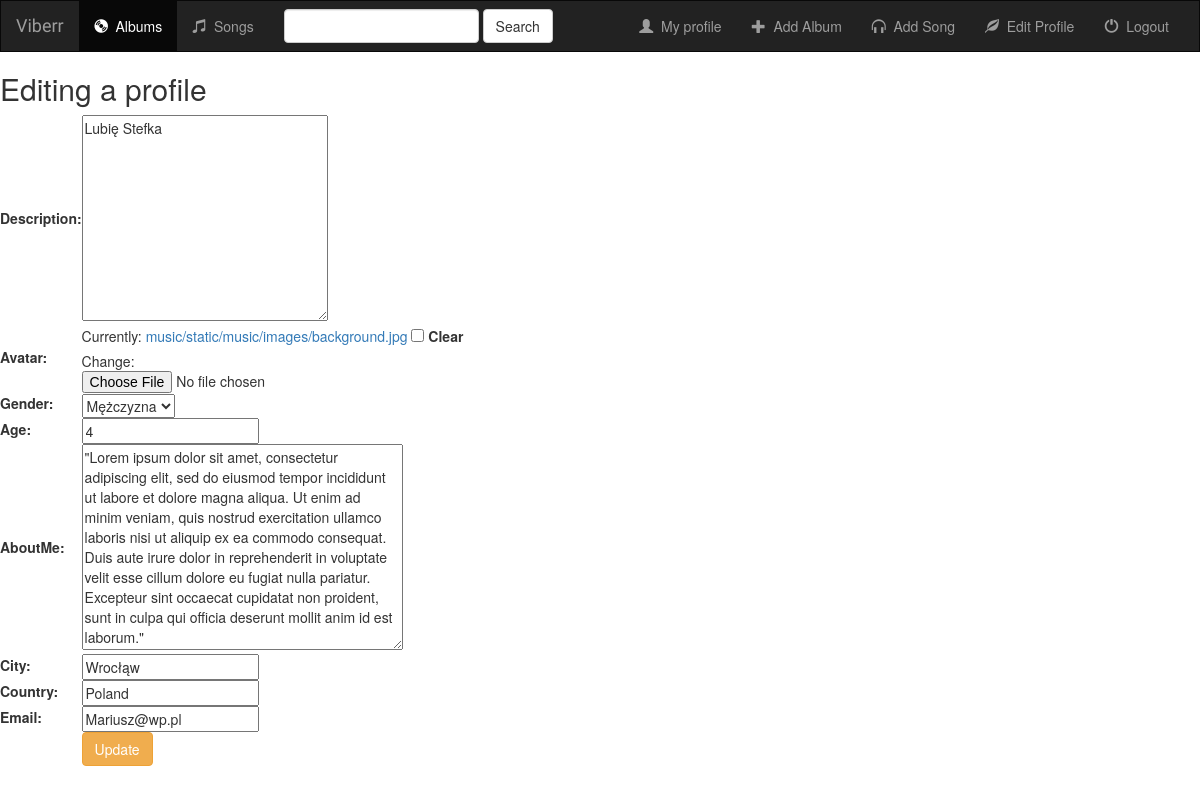
The app's page /music/edit_profile/ (signed in), older data.
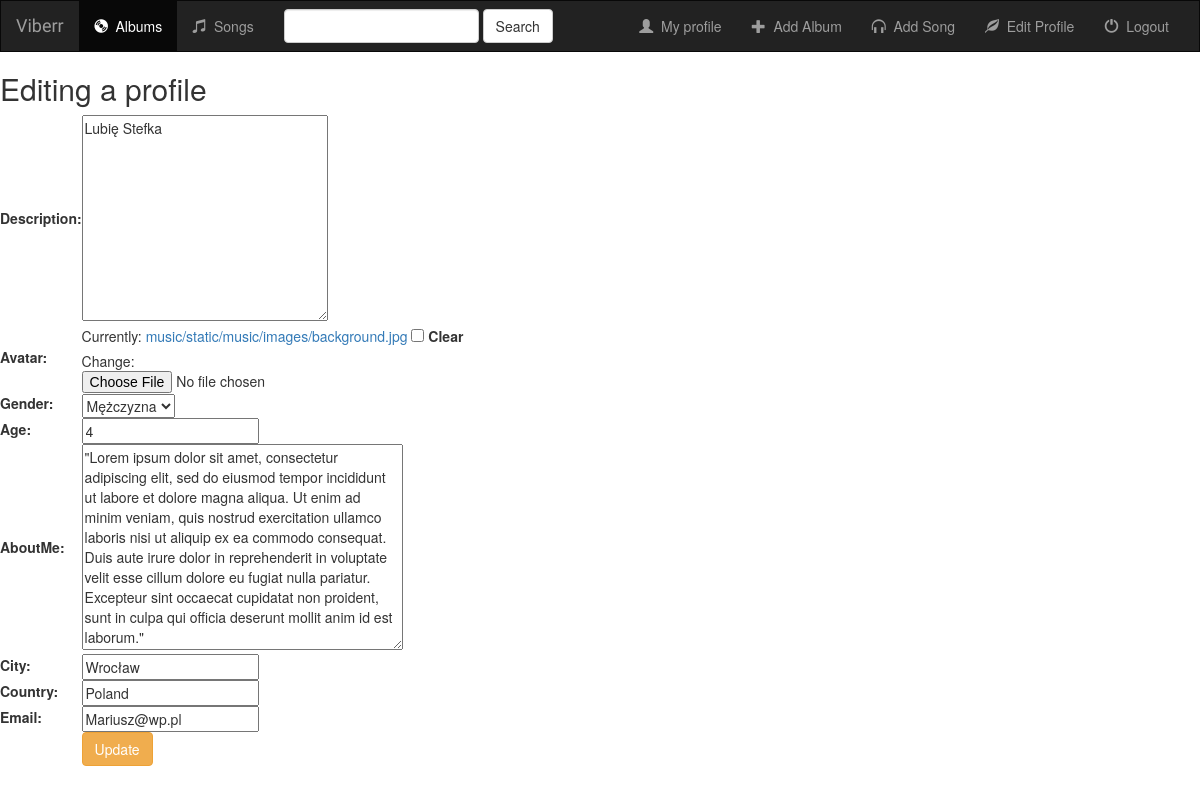
The same page, newer data.
### music/models.py (models this page shows)
class Profile(models.Model):
    Gender = (
        ('MEN', 'Mężczyzna'),
        ('Women', 'Kobieta'),
        ('Other', 'Inna')
        )
    user = models.OneToOneField(User, on_delete=models.CASCADE, unique=True)
    description = models.CharField(max_length=1000, null=True)
    avatar = models.ImageField(upload_to='music/static/music/images/avatars/', default='music/static/music/images/avatars/default.png', blank=True, null=True)
    gender = models.CharField(max_length=12, choices=Gender, null=True)
    age = models.IntegerField(null=True)
    aboutMe = models.TextField(null=True)
    city = models.CharField(max_length=250, null=True)
    country = models.CharField(max_length=250, null=True)
    email = models.EmailField(max_length=70,blank=True)

### music/views.py (the view, shortened to what this page needs)
def edit_profile(request):
    profile = Profile.objects.get(user=request.user)
    form = ProfileForm(initial={
        'description': profile.description,
        'avatar': profile.avatar,
        'gender': profile.gender,
        'age': profile.age,
        'aboutMe': profile.aboutMe,
        'city': profile.city,
        'country': profile.country,
        'email': profile.email
        })
    context = {
        'form': form,
        'profile': profile
    }
    return render(request, 'music/editprofile.html', context)

### music/forms.py
class ProfileForm(forms.ModelForm):
    class Meta:
        model = Profile
        fields = ['description', 'avatar', 'gender', 'age', 'aboutMe', 'city', 'country', 'email']
        widgets = {'description': forms.Textarea(attrs={'cols': 30, 'rows': 10})
        }

### music/templates/music/editprofile.html (shortened to what this page needs)
{% extends 'music/base.html' %}
{% load static %}
{% block body %}
     <h2>Editing a profile</h2>
     <div>
         <form enctype="multipart/form-data" method="POST">
             <table>
                {{ form.as_table }}
                 <tr>
                    <td></td>
                    <td><button class="btn btn-warning" type="submit">Update</button></td>
                </tr>
             </table>
         </form>
     </div>
{% endblock %}

Row changes from the older to the newer data that the page shows:
changed Profile "Lubię Stefka": city "Wrocłąw" → "Wrocław"
